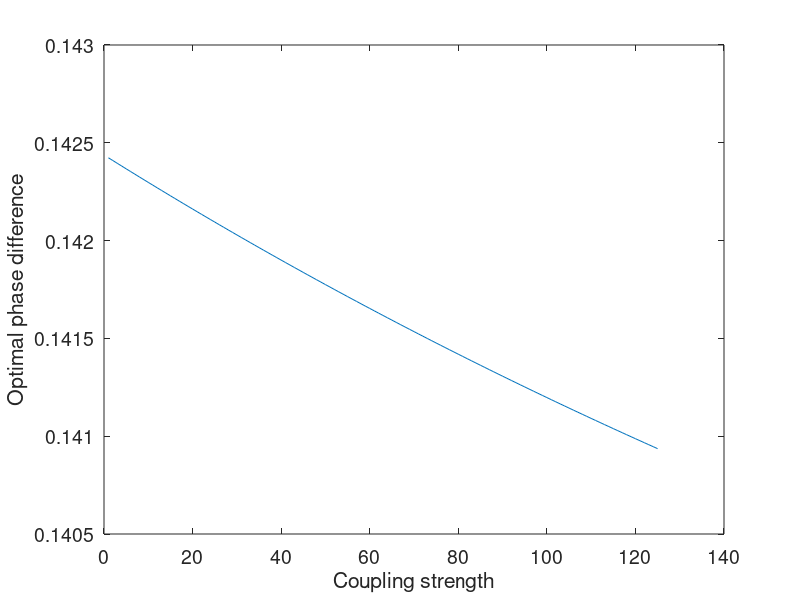

Write MATLAB code to recreate this figure.
amp = 2.0
N=512;
tau = 30;
z_0 = 150*2*pi/N
freqs = 10;
freq = 2*pi/1000.0*freqs;
w00 = 12.5;
pp = zeros(length(tau),1);
theta = 0.1
a = pi/2;
kk = 1:1:125
w = a
%r = w00(20)*(8*sqrt(2*pi)*a)
for i = 1:length(kk)
    k = kk(i)
T = tau/amp*log(z_0/theta)
lamb = 1-(k/(w00*(8*sqrt(2*pi)*a)));
fcn = @(phi) sin(freq*T + phi)/freq^2 + cos(freq*T + phi)/freq  - sin(phi)/freq^2-cos(phi)/freq + amp*tau/(1-lamb) *(exp(-(1-lamb)*T/tau)-1)*(cos(phi)/2*freq - sin(phi)/2)
pp(i) = fzero(fcn, 1);
ss(i) = T;
end

plot(kk,pp)
hold on;
%plot(amp,ss)
xlabel('Coupling strength')
ylabel('Optimal phase difference')
set(gca,'fontsize',14)